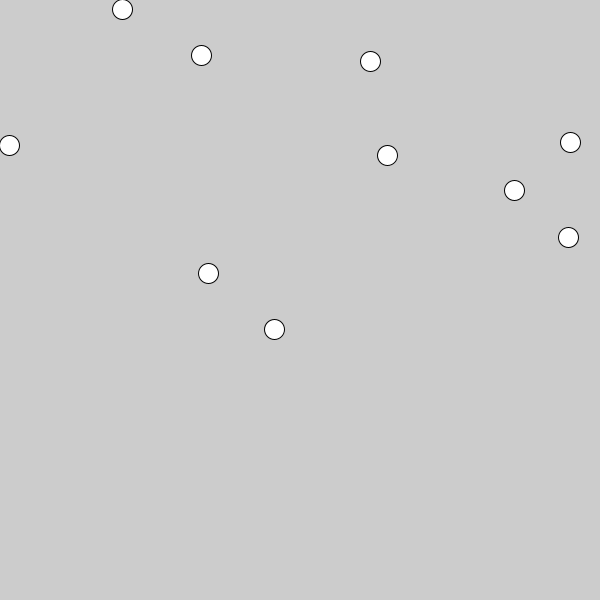
Frame 1 (no input)
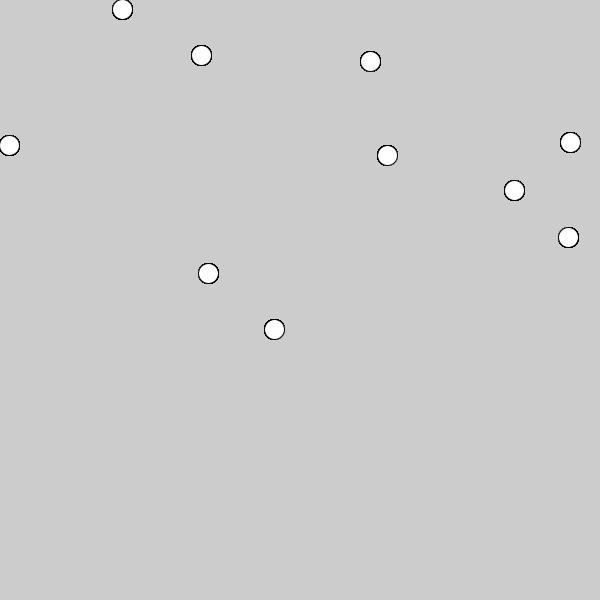
Frame 60 (the mouse pressed at the canvas centre just before this capture)
Frame 120 (the mouse held since frame 60 and released just before this capture): identical to frame 60, image omitted

The Processing sketch that drew these frames (run headless with seeded random() and noise(); from frame 60 on, the mouse is pressed at the canvas centre):

// Processing sketch: arraylist
// ── arraylist.pde
ArrayList<Bubble> bubbleVariable;


void setup() {
  size(600, 600);
  bubbleVariable=new ArrayList<Bubble>();
  for (int i=0; i<10; i++) {
    bubbleVariable.add(new Bubble());
  }
}

void draw() {
  for (int i=0; i<10; i++) {

    Bubble bubbleVariable1=bubbleVariable.get(i);
    bubbleVariable1.show();
  }
}

  class Bubble {
    float x, y;

    Bubble() {
      x=random(width);
      y=random(height);
    }

    void show() {
      ellipse(x, y, 20, 20);
    }
  }
